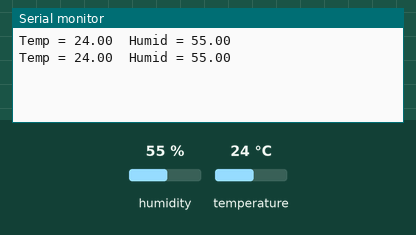
Bench run of a sketch on a simulated Arduino Uno, built with avr-gcc and run on an emulated ATmega328P. On the bench: the last lines printed to the serial monitor. Wiring (inferred from the names in the program): DHT11 sensor: data A0. The inputs (shaded band) are chosen by the test bench; at power-on: humidity 55 %, temperature 24 °C.

Above: at 2.8 s.
2.9 s: humidity set to 22 %
At 4.4 s:
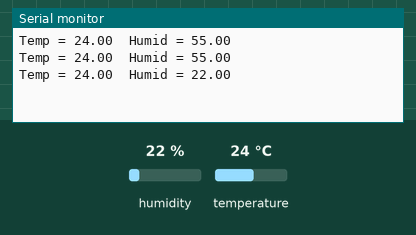
5.6 s: temperature set to 12 °C
At 6.7 s:
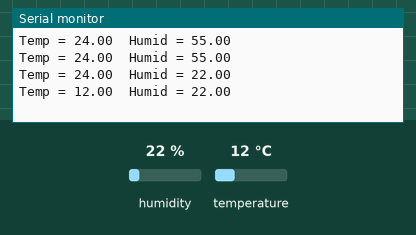
8.3 s: humidity set to 40 %
At 11.4 s:
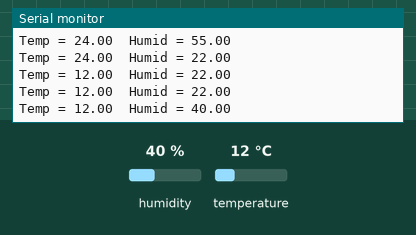
Timing chart, 0 to 12.9 s (numbered marks = the images above; inputs shaded):
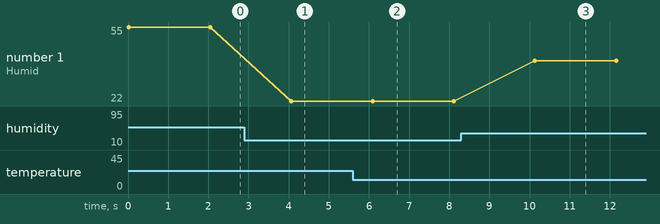

Measured:
- after the input at 2.9 s, the serial monitor: prints a new line after 1.2 s (image 1)
- after the input at 5.6 s, the serial monitor: prints a new line after 0.49 s (image 2)
- after the input at 8.3 s, the serial monitor: prints a new line after 1.8 s (image 3)
- plotted number 1: 55 → 22 after the input at 2.9 s, 22 → 40 after the input at 8.3 s

The sketch:

dht.ino
```cpp
//Digital Humidity Temperature(DHT)_11
#include <dht.h>
dht DHT;
#define DHT11_PIN A0
void setup(){
	Serial.begin(9600);
}
void loop(){
	int chk = DHT.read11(DHT11_PIN);
	Serial.print("Temp = ");
	Serial.print(DHT.temperature);
	Serial.print("\tHumid = ");
	Serial.println(DHT.humidity);
	delay(2000);
}
```

dht.cpp
```cpp
//	FILE: dht.cpp
//	AUTHOR: Rob Tillaart
//	VERSION: 0.1.14
//	PURPOSE: DHT Temperature & Humidity Sensor library for Arduino
//	URL: http://arduino.cc/playground/Main/DHTLib
//	HISTORY:
// 0.1.14 replace digital read with faster (~3x) code => more robust low MHz machines.
// 0.1.13 fix negative temperature
// 0.1.12 support DHT33 and DHT44 initial version
// 0.1.11 renamed DHTLIB_TIMEOUT
// 0.1.10 optimized faster WAKEUP + TIMEOUT
// 0.1.09 optimize size: timeout check + use of mask
// 0.1.08 added formula for timeout based upon clockspeed
// 0.1.07 added support for DHT21
// 0.1.06 minimize footprint (2012-12-27)
// 0.1.05 fixed negative temperature bug (thanks to Roseman)
// 0.1.04 improved readability of code using DHTLIB_OK in code
// 0.1.03 added error values for temp and humidity when read failed
// 0.1.02 added error codes
// 0.1.01 added support for Arduino 1.0, fixed typos (31/12/2011)
// 0.1.00 by Rob Tillaart (01/04/2011)

// inspired by DHT11 library
// Released to the public domain
#include "dht.h"

// PUBLIC
// return values: { DHTLIB_OK, DHTLIB_ERROR_CHECKSUM, DHTLIB_ERROR_TIMEOUT }
int dht::read11(uint8_t pin){
	// READ VALUES
	int rv = _readSensor(pin, DHTLIB_DHT11_WAKEUP);
	if(rv != DHTLIB_OK){
		humidity = DHTLIB_INVALID_VALUE; // invalid value, or is NaN prefered?
		temperature = DHTLIB_INVALID_VALUE; // invalid value
		return rv;
	}
	// CONVERT AND STORE
	humidity = bits[0];  // bits[1] == 0;
	temperature = bits[2];  // bits[3] == 0;
	// TEST CHECKSUM
	// bits[1] && bits[3] both 0
	uint8_t sum = bits[0] + bits[2];
	if(bits[4] != sum)	return DHTLIB_ERROR_CHECKSUM;
	return DHTLIB_OK;
}
// return values: { DHTLIB_OK, DHTLIB_ERROR_CHECKSUM, DHTLIB_ERROR_TIMEOUT }
int dht::read(uint8_t pin){
	// READ VALUES
	int rv = _readSensor(pin, DHTLIB_DHT_WAKEUP);
	if(rv != DHTLIB_OK){
		humidity = DHTLIB_INVALID_VALUE;  // invalid value, or is NaN prefered?
		temperature = DHTLIB_INVALID_VALUE;  // invalid value
		return rv; // propagate error value
	}
	// CONVERT AND STORE
	humidity = word(bits[0], bits[1]) * 0.1;
	temperature = word(bits[2] & 0x7F, bits[3]) * 0.1;
	// negative temperature
	if(bits[2] & 0x80)
		temperature = -temperature;
	// TEST CHECKSUM
	uint8_t sum = bits[0] + bits[1] + bits[2] + bits[3];
	if(bits[4] != sum)	{ return DHTLIB_ERROR_CHECKSUM; }
	return DHTLIB_OK;
}

// PRIVATE
// return values: { DHTLIB_OK, DHTLIB_ERROR_TIMEOUT }
int dht::_readSensor(uint8_t pin, uint8_t wakeupDelay){
	// INIT BUFFERVAR TO RECEIVE DATA
	uint8_t mask = 128;
	uint8_t idx = 0;
	// replace digitalRead() with Direct Port Reads.
	// reduces footprint ~100 bytes => portability issue?
	// direct port read is about 3x faster
	uint8_t bit = digitalPinToBitMask(pin);
	uint8_t port = digitalPinToPort(pin);
	volatile uint8_t *PIR = portInputRegister(port);
	// EMPTY BUFFER
	for (uint8_t i = 0; i < 5; i++) bits[i] = 0;
	// REQUEST SAMPLE
	pinMode(pin, OUTPUT);
	digitalWrite(pin, LOW); // T-be
	delay(wakeupDelay);
	digitalWrite(pin, HIGH);   // T-go
	delayMicroseconds(40);
	pinMode(pin, INPUT);
	// GET ACKNOWLEDGE or TIMEOUT
	uint16_t loopCntLOW = DHTLIB_TIMEOUT;
	while ((*PIR & bit) == LOW )  // T-rel
	{
		if(--loopCntLOW == 0)	return DHTLIB_ERROR_TIMEOUT;
	}
	uint16_t loopCntHIGH = DHTLIB_TIMEOUT;
	while ((*PIR & bit) != LOW )  // T-reh
	{
		if(--loopCntHIGH == 0)	return DHTLIB_ERROR_TIMEOUT;
	}
	// READ THE OUTPUT - 40 BITS => 5 BYTES
	for(uint8_t i = 40; i != 0; i--){
		loopCntLOW = DHTLIB_TIMEOUT;
		while ((*PIR & bit) == LOW ){
			if(--loopCntLOW == 0)	return DHTLIB_ERROR_TIMEOUT;
		}
		uint32_t t = micros();
		loopCntHIGH = DHTLIB_TIMEOUT;
		while ((*PIR & bit) != LOW ){
			if(--loopCntHIGH == 0)	return DHTLIB_ERROR_TIMEOUT;
		}
		if((micros() - t) > 40){
			bits[idx] |= mask;
		}
		mask >>= 1;
		if(mask == 0)   // next byte?
		{
			mask = 128;
			idx++;
		}
	}
	pinMode(pin, OUTPUT);
	digitalWrite(pin, HIGH);
	return DHTLIB_OK;
}
// END OF FILE
```

dht.h
```cpp
//	FILE: dht.h
//	AUTHOR: Rob Tillaart
//	VERSION: 0.1.14
//	PURPOSE: DHT Temperature & Humidity Sensor library for Arduino
//	URL: http://arduino.cc/playground/Main/DHTLib
//	HISTORY:
//	see dht.cpp file
#ifndef dht_h
#define dht_h

#if ARDUINO < 100
#include <WProgram.h>
#else
#include <Arduino.h>
#endif

#define DHT_LIB_VERSION "0.1.14"

#define DHTLIB_OK                0
#define DHTLIB_ERROR_CHECKSUM   -1
#define DHTLIB_ERROR_TIMEOUT    -2
#define DHTLIB_INVALID_VALUE    -999

#define DHTLIB_DHT11_WAKEUP     18
#define DHTLIB_DHT_WAKEUP       1

// max timeout is 100 usec.
// For a 16 Mhz proc 100 usec is 1600 clock cycles
// loops using DHTLIB_TIMEOUT use at least 4 clock cycli
// so 100 us takes max 400 loops
// so by dividing F_CPU by 40000 we "fail" as fast as possible
#define DHTLIB_TIMEOUT (F_CPU/40000)

class dht{
	public:
	// return values:
	// DHTLIB_OK
	// DHTLIB_ERROR_CHECKSUM
	// DHTLIB_ERROR_TIMEOUT
		int read11(uint8_t pin);
		int read(uint8_t pin);

		inline int read21(uint8_t pin)	{ return read(pin); };
		inline int read22(uint8_t pin)	{ return read(pin); };
		inline int read33(uint8_t pin)	{ return read(pin); };
		inline int read44(uint8_t pin)	{ return read(pin); };

		double humidity;
		double temperature;

	private:
		uint8_t bits[5];  // buffer to receive data
		int _readSensor(uint8_t pin, uint8_t wakeupDelay);
};
#endif
// END OF FILE
```
